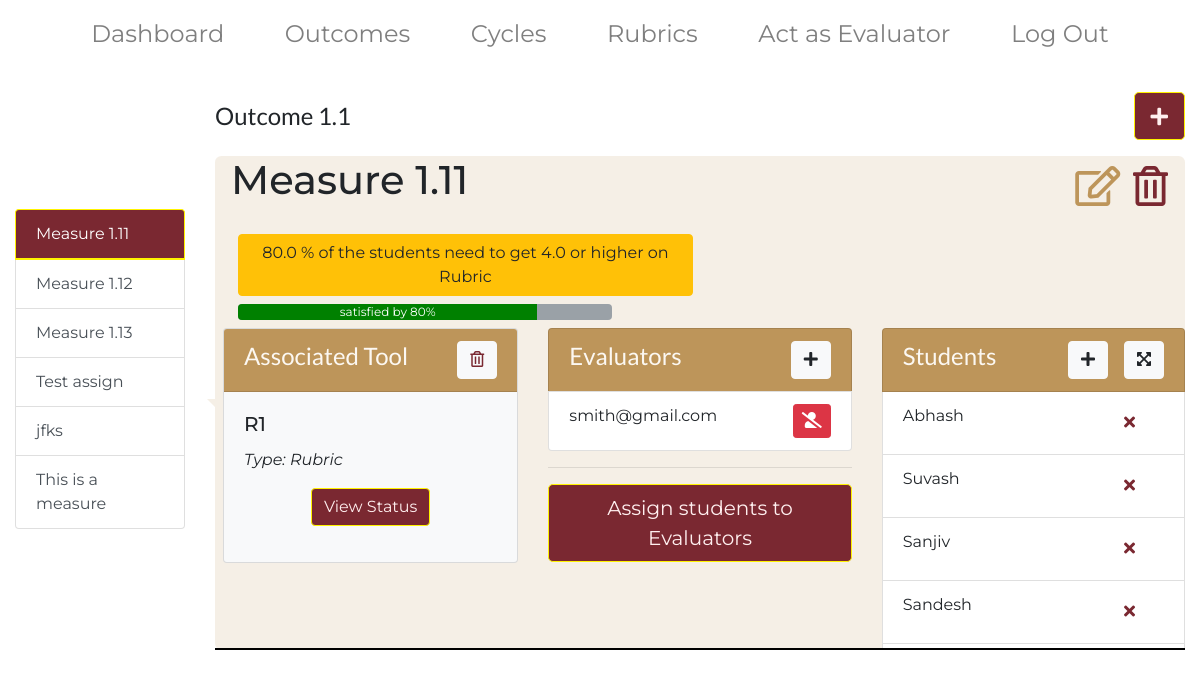
The page /outcome_detail/1 on the database as committed earlier.
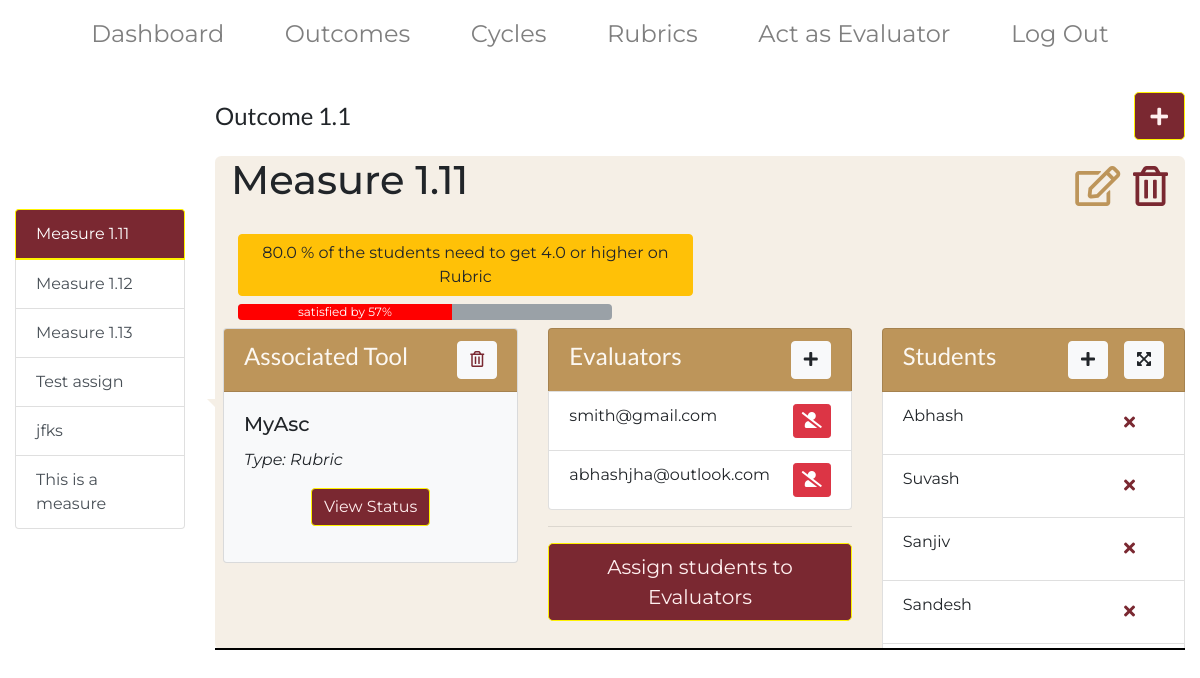
The same page on the database as committed later.
### main/models.py (models this page shows, shortened)
class Measure(models.Model):
    CUTOFF_TYPES = (('Percentage', 'Percentage'),
                  ('Percentile', 'Percentile'),
                  ('Average', 'Average')
                 )
    cutoff_type = models.CharField(max_length = 100, choices=CUTOFF_TYPES, default='Percentage')
    TOOL_TYPES = (('Rubric', 'Rubric'),
                  ('Test score', 'Test score')
                  )
    tool_type = models.CharField(max_length=100, choices=TOOL_TYPES, default='Rubric')
    STATUS_TYPES = (('passing', 'passing'),
                    ('failing', 'failing'),
                    ('passed', 'passed'),
                    ('failed', 'failed')
                    )
    status = models.CharField(max_length=100, choices=STATUS_TYPES, default='failing')
    statusPercent = models.FloatField(default=0.0)
    evaluationPercent = models.FloatField(default=0.0)
    measureTitle = models.CharField(max_length=200, default='', null=True)
    outcome = models.ForeignKey(Outcome, null=True, on_delete = models.CASCADE)
    cutoff_percentage = models.FloatField(null=True, blank = True, default=0)
    cutoff_score = models.FloatField(null=True, blank=True, default=0)
    rubric = models.ForeignKey(Rubric,null=True, blank = True, on_delete = models.CASCADE)
    test_score = models.ForeignKey(Test_score, null=True, blank = True, on_delete = models.CASCADE)
    student = models.ManyToManyField(Student)
    evaluator = models.ManyToManyField(Evaluator)
    def __str__(self):
        return self.measureTitle

class Rubric(models.Model):
    title = models.CharField(max_length=200, blank=True, default="Untitled")
    isWeighted = models.BooleanField(null=True, default=False)
    max_row = models.PositiveIntegerField(null=True)
    max_col = models.PositiveIntegerField(null=True)
    created_by = models.CharField(max_length=200)
    assigned_to = models.ManyToManyField(Evaluator)
    ascending = models.BooleanField(null=True, default=True)

class Evaluator(models.Model):
    name = models.CharField(max_length=100)
    email = models.CharField(max_length=200)
    invited_by = models.CharField(max_length=200, default="Admin")
    perc_completed = models.FloatField(null=True,blank=True,default=0.0)

class Student(models.Model):
    name = models.CharField(max_length=200)
    classification = models.CharField(max_length=200)

### main/views.py (the view)
# urls.py: path('outcome_detail/<int:outcome_id>', views.outcome_detail, name = 'outcome_detail'),
def outcome_detail(request, outcome_id):
    outcome = Outcome.objects.get(id=outcome_id)
    measures = Measure.objects.filter(outcome=outcome)
    rubrics = Rubric.objects.all()
    students = None
    evaluators = Evaluator.objects.all()
    num_of_evaluations = []
    test_data = {}
    data = {}
    custom_student = None
    for measure in measures:
        students = measure.student.all()
        evaluations = evaluate_rubric.objects.filter(measure=measure).count()
        if(evaluations>0):
            num_of_evaluations.append(measure.measureTitle)
        if measure.tool_type == 'Rubric':
            if measure.rubric:
                if len(num_of_evaluations)  > 0:
                    data = rubric_data(measure.id)
                    print(data)
                    if(data['percent_pass_cases']>=measure.cutoff_percentage):
                        Measure.objects.filter(id=measure.id).update(status='passing', statusPercent = data['percent_pass_cases'])
                    else:
                        Measure.objects.filter(id=measure.id).update(status='failing', statusPercent = data['percent_pass_cases'])
        if measure.tool_type=='Test score':
            if measure.test_score!= None:
                test_data = test_score_data(measure.test_score.test, measure.id)
                if(test_data['passed']==True):
                     Measure.objects.filter(id=measure.id).update(status='passing', statusPercent = test_data['percentage'])
                else:
                     Measure.objects.filter(id=measure.id).update(status='failing', statusPercent = test_data['percentage'])
    context = {'outcome_id': outcome_id, 'outcome': outcome, 'measures': measures, 'rubrics':rubrics,
                'students': students, 'evaluators': evaluators, 'num_of_evaluations':num_of_evaluations,
                'test_data':test_data, 'rubric_data':data, 'custom_student': custom_student}
    return render(request, 'main/outcome_detail.html', context)

### main/models.py (called while the page is built)
    def __str__(self):
        return self.title

    def __str__(self):
        return self.student

### main/templates/main/outcome_detail.html (shortened to what the changed rows need)
{% extends  'main/adminbase.html' %}
{% load static %}
{% block body_block %}
<div class = "container-fluid" >
  <div class="row d-flex align-items-center">
  <div class="col col-lg-2 md-6 sm-12 xs-12 mb-1">
    <div class="list-group" id="list-tab" role="tablist">
      {%for measure in measures%}
        {%if measure.outcome == outcome%}
          {%if forloop.first %}
          <a class="list-group-item list-group-item-action active" id="list-home-list" data-toggle="list" href="#list-home{{measure.id}}" role="tab" aria-controls="home">{{measure.measureTitle}}</a>
          {%else%}
          <a class="list-group-item list-group-item-action" id="list-home-list" data-toggle="list" href="#list-home{{measure.id}}" role="tab" aria-controls="home">{{measure.measureTitle}}</a>
          {%endif%}
        {%endif%}
        {%empty%}
        <a class="list-group-item list-group-item-action active " id="list-home-list" data-toggle="list" href="#list-home" role="tab" aria-controls="home">Measure Title</a>
      {%endfor%}
    </div>
  </div>
  <div class="col-lg-10 col-md-12 col-sm-12 col-xs-12" >
    <div class="tab-content speech-bubble" id="nav-tabContent">
      {%for measure in measures%}
        {%if measure.outcome == outcome%}
          {%if forloop.first %}
                <div class="tab-pane fade show measure_section active" id="list-home{{measure.id}}" role="tabpanel" aria-labelledby="list-home-list">
          {%else%}
                <div class="tab-pane fade show measure_section" id="list-home{{measure.id}}" role="tabpanel" aria-labelledby="list-home-list">
          {%endif%}
        <h1 class = "d-flex justify-content-between pl-3"> {{measure.measureTitle}}
          <div class = "mr-3">
          <button  class="btn btn-lg button_main" data-toggle="modal" data-target="#exampleModalCenter{{measure.id}}" data-measure-id = "{{measure.id}}">
            <span style="font-size: 2em; color: #bd955a;">
              <i class="far fa-edit"></i>
          </span>
          </button>
          <button class="btn btn-lg button_main" data-toggle="modal" data-target="#exampleModalCenterDeleteMeasure{{measure.id}}" data-measure-id = "{{measure.id}}">
            <span style="font-size: 2em; color:#7a2831;">
              <i class="far fa-trash-alt"></i>
          </span>
          </button>
          </div>
         </h1>
        <div class = "col col-lg-6  ml-2 mb-2 ">
        <button class = "btn btn-warning ">
        {{measure.cutoff_percentage}} % of the students need to get
        {%if measure.cutoff_score%}
         {{measure.cutoff_score}}
         {%else%}
         average
         {%endif%}
            or higher
        on {{measure.tool_type}}
        </button>
</div>
{%if measure.tool_type == 'Rubric'%}
    {%if measure.rubric %}
    <div class = "col col-lg-5  ml-2 mb-2 ">
    <div class = "progress  " style="background:#9aa1a7;">
    <div class="progress-bar" role="progressbar" aria-valuenow="40"
    aria-valuemin="0" aria-valuemax="100" style="width:{{measure.statusPercent}}%;
      {%if measure.status == 'passing'%}
        background:green;
      {%elif measure.status == 'failing'%}
        background:red;
      {%endif%}
    ">
    satisfied by {{measure.statusPercent|floatformat:0}}%
    </div>
    </div>
    </div>
<div class = "row">
<div class = "col col-lg-4 md-12 sm-12 xs-12">
    <div class="card bg-light ml-2 mb-3">
      <div class="card-header d-flex justify-content-between align-items-center"><h4 class = "">Associated Tool</h4>
        <a href = "{% url 'main:remove_rubric_association' measure.id outcome_id %}" class = "btn btn-light">
          <span style=" color: #7a2831;">
            <i class="far fa-trash-alt"></i>
        </span>
         </a>
      </div>
      <div class="card-body">
        <h5 class="card-title"> {{measure.rubric.title}}</h5>
        <p class="card-text"><em>Type: {{measure.tool_type}}</em></p>
        <div class = "text-center">
          {%if measure.measureTitle in num_of_evaluations%}
          <a href = "{%url 'main:view_rubric_data' measure.id%}" class = "btn btn-primary mb-3">
              View Status
          </a>
          {%endif%}
        </div>
      </div>
    </div>
  </div>
        <div class = "col col-lg-4 md-12 sm-12 xs-12">
          <ul class="list-group">
            <li class="list-group-item card-header d-flex align-items-center justify-content-between"><h4>Evaluators</h4>
            <button type="button" class="btn btn-light  ml-3" data-toggle="modal" data-target="#exampleModalCenterAddEv{{measure.id}}">
                 <i class="fas fa-plus"></i>
            </button>
            </li>
          {%for eval in measure.evaluator.all%}
              <li class="list-group-item d-flex  justify-content-between">{{eval.email}}
              <a href = "{%url 'main:remove_evaluator_access' eval.id measure.id outcome_id%}" class = "btn btn-sm btn-danger" style="font-size: 1em; color: white;">
                <i class="fas fa-user-slash"></i>
              </a>
                </li>
            {%endfor%}
          </ul>
        <hr />
{%if measure.evaluator.exists%}
  {%if measure.student.exists%}
          <button class="btn btn-lg btn-primary btn-block" data-toggle="modal" data-target="#exampleModalCenterAddEvaluator{{measure.id}}">
          Assign students to Evaluators
          </button>
{%endif%}
{%endif%}
          </div>
          <div class = "col col-lg-4 md-12 sm-12 xs-12">
          <ul class="list-group" style="overflow-y:scroll; height: 40vh">
            <li class="list-group-item d-flex justify-content-between card-header sticky-top align-items-center"> <h4>Students</h4>
          <div class = "d-flex justify-content-between">
            <button type="button" class="btn btn-md btn-light mr-3" data-toggle="modal" data-target="#exampleModalCenterStudentUpload{{measure.id}}">
              <i class="fas fa-plus"></i>
            </button>
            <button type="button" class="btn btn-md btn-light" data-toggle="modal" data-target="#exampleModalLongExpandStudentList{{measure.id}}">
              <i class="fas fa-expand-arrows-alt"></i>
            </button>
          </div>
            </li>
              {% for student in measure.student.all %}
                    <li class="list-group-item  d-flex justify-content-between ">{{student.name}}
                      <a href = "{%url 'main:delete_student' outcome_id measure.id student.id%}" class="btn btn-md mr-3">
                            <span style="font-size: 1em; color: #7a2831;">
                                <i class="fas fa-times"></i>
                            </span>
                      </a>
                    </li>
              {%endfor%}
          </ul>
          </div>
        </div>
    {%else%}
    <br/>
    <button type="button" class="btn btn-primary ml-4 mb-2" data-toggle="modal" data-target="#exampleModalCenterAddRubric{{measure.id}}">
        Add Rubric
      </button>
    {%endif%}
{%endif%}
  </div>
      {%endif%}
    {%endfor%}
    </div>
  </div>
</div>
</div>
{%endblock%}

Rows that differ between the two databases and show on the page:
changed Measure "Measure 1.11": statusPercent "80" → "57"; rubric "R1" → "MyAsc"
added Evaluator: email "abhashjha@outlook.com", shown under Measure "Measure 1.11"
